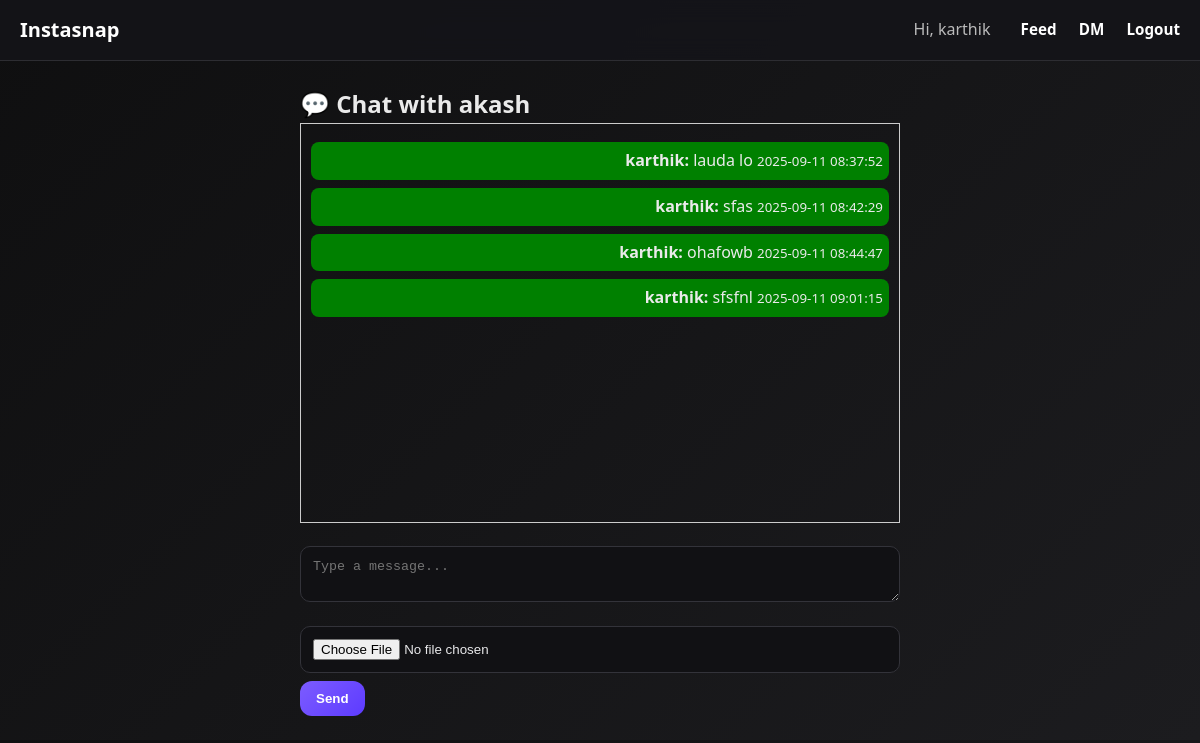
The app's page /messages/akash (signed in) with its own data.
### tables this page shows
CREATE TABLE users (
            id INTEGER PRIMARY KEY AUTOINCREMENT,
            username TEXT UNIQUE NOT NULL,
            password_hash TEXT NOT NULL,
            avatar_url TEXT,
            bio TEXT,
            created_at TIMESTAMP DEFAULT CURRENT_TIMESTAMP
        );

CREATE TABLE messages (
            id INTEGER PRIMARY KEY AUTOINCREMENT,
            sender_id INTEGER NOT NULL,
            receiver_id INTEGER NOT NULL,
            content TEXT,
            media_url TEXT,
            media_type TEXT CHECK(media_type IN ('image','video','file')),
            created_at TIMESTAMP DEFAULT CURRENT_TIMESTAMP,
            FOREIGN KEY (sender_id) REFERENCES users(id) ON DELETE CASCADE,
            FOREIGN KEY (receiver_id) REFERENCES users(id) ON DELETE CASCADE
        );

### app.py (the view, shortened to what this page needs)
@app.route("/messages/<username>", methods=["GET", "POST"])
@login_required
def messages(username):
    conn = get_db()
    receiver = conn.execute("SELECT id, username FROM users WHERE username=?", (username,)).fetchone()
    if not receiver:
        conn.close()
        return "User not found", 404
    chat = conn.execute("""
        SELECT m.*, u.username as sender_name
        FROM messages m
        JOIN users u ON m.sender_id = u.id
        WHERE (m.sender_id=? AND m.receiver_id=?) OR (m.sender_id=? AND m.receiver_id=?)
        ORDER BY m.created_at ASC
    """, (session["user_id"], receiver["id"], receiver["id"], session["user_id"])).fetchall()
    conn.close()
    return render_template("messages.html", chat=chat, receiver=receiver, username=session.get("username"))

### app.py (called while the page is built)
def get_db():
    conn = sqlite3.connect(DB)
    conn.row_factory = sqlite3.Row
    return conn

def login_required(fn):
    @wraps(fn)
    def wrapper(*args, **kwargs):
        if not session.get("user_id"):
            return redirect(url_for("login"))
        return fn(*args, **kwargs)
    return wrapper

### templates/messages.html (shortened to what this page needs)
{% extends "base.html" %}  {% block content %}
<div class="chat-container">
  <h2>💬 Chat with {{ receiver.username }}</h2>
  <div class="chat-box">
    {% for msg in chat %}
    <div
      class="chat-message {% if msg.sender_id == session['user_id'] %}me{% else %}them{% endif %}"
    >
      <b>{{ msg.sender_name }}:</b> {{ msg.content }}
      <small>{{ msg.created_at }}</small>
    </div>
    {% endfor %}
  </div>
  <form method="post" enctype="multipart/form-data">
    <textarea name="content" placeholder="Type a message..."></textarea>
    <input type="file" name="media" />
    <button type="submit">Send</button>
  </form>
</div>
{% endblock %}

### templates/base.html (shortened to what this page needs)
<!DOCTYPE html>
<html lang="en">
  <head>
  </head>
  <body>
    <header>
      <div>
        <a href="{{ url_for('home') }}"><b>Instasnap</b></a>
      </div>
      <nav class="nav">
        {% if session.get('user_id') %}
        <span class="muted">Hi, {{ session.get('username') }}</span>
        <a href="{{ url_for('feed') }}">Feed</a>
        <a href="{{ url_for('dms') }}">DM</a>
        <a href="{{ url_for('logout') }}">Logout</a>
        {% else %}
        <a href="{{ url_for('login') }}">Login</a>
        <a href="{{ url_for('signup') }}">Signup</a>
        {% endif %}
      </nav>
    </header>
    <div class="container">
       {% block content %}{% endblock %}
    </div>
  </body>
</html>

### templates/base.html (style rules this page uses)
* { margin: 0; padding: 0; box-sizing: border-box; }
body { font-family: "Segoe UI", Roboto, system-ui, sans-serif; background: linear-gradient(135deg, #0f0f10, #1c1c1f); color: #eaeaea; line-height: 1.6; }
header { display: flex; justify-content: space-between; align-items: center; padding: 14px 20px; background: rgba(20, 20, 25, 0.9); border-bottom: 1px solid #2d2d32; position: sticky; top: 0; z-index: 100; backdrop-filter: blur(12px); }
header a { text-decoration: none; font-weight: 600; color: #fff; font-size: 1.25rem; }
.nav a { margin-left: 18px; font-size: 0.95rem; transition: color 0.2s; }
.muted { color: #bbb; margin-right: 8px; }
.container { max-width: 900px; margin: 24px auto; padding: 0 16px; }
input, textarea { width: 100%; padding: 12px; border-radius: 10px; border: 1px solid #33333a; background: #111114; color: #e8e8ea; margin: 8px 0; transition: border 0.2s, box-shadow 0.2s; }
button { padding: 10px 16px; border: 0; border-radius: 12px; background: linear-gradient(135deg, #7c5cff, #5d3bff); color: white; cursor: pointer; font-weight: 600; transition: transform 0.2s, box-shadow 0.2s; }

### templates/messages.html (style rules this page uses)
.chat-container { max-width: 600px; margin: auto; }
.chat-box { border: 1px solid #ccc; padding: 10px; height: 400px; overflow-y: scroll; margin-bottom: 15px; }
.chat-message { margin: 8px 0; padding: 6px; border-radius: 8px; }
.chat-message.me { background: green; text-align: right; }

### records on screen
users: get "karthik"
users: username "akash"
messages: sender_name "karthik", content "lauda lo", created_at "2025-09-11 08:37:52"
messages: sender_name "karthik", content "sfas", created_at "2025-09-11 08:42:29"
messages: sender_name "karthik", content "ohafowb", created_at "2025-09-11 08:44:47"
messages: sender_name "karthik", content "sfsfnl", created_at "2025-09-11 09:01:15"
